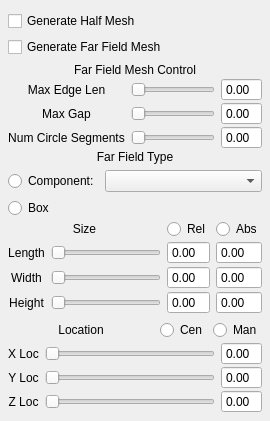
     <widget class="QWidget" name="widget_5">
      <attribute name="title">
       <string>Domain</string>
      </attribute>
      <layout class="QGridLayout" name="gridLayout_19">
       <property name="leftMargin">
        <number>8</number>
       </property>
       <property name="rightMargin">
        <number>8</number>
       </property>
       <property name="bottomMargin">
        <number>8</number>
       </property>
       <item row="0" column="0">
        <widget class="QCheckBox" name="halfMeshButton">
         <property name="text">
          <string>Generate Half Mesh</string>
         </property>
        </widget>
       </item>
       <item row="1" column="0">
        <widget class="QCheckBox" name="farMeshButton">
         <property name="text">
          <string>Generate Far Field Mesh</string>
         </property>
        </widget>
       </item>
       <item row="2" column="0">
        <widget class="QWidget" name="farParametersGroup" native="true">
         <layout class="QGridLayout" name="gridLayout_18">
          <property name="leftMargin">
           <number>0</number>
          </property>
          <property name="topMargin">
           <number>0</number>
          </property>
          <property name="rightMargin">
           <number>0</number>
          </property>
          <property name="bottomMargin">
           <number>0</number>
          </property>
          <property name="verticalSpacing">
           <number>1</number>
          </property>
          <item row="0" column="0" colspan="3">
           <widget class="QLabel" name="sectionHeader_12">
            <property name="text">
             <string>Far Field Mesh Control</string>
            </property>
            <property name="alignment">
             <set>Qt::AlignCenter</set>
            </property>
           </widget>
          </item>
          <item row="1" column="0">
           <widget class="QLabel" name="label_26">
            <property name="text">
             <string>Max Edge Len</string>
            </property>
            <property name="alignment">
             <set>Qt::AlignCenter</set>
            </property>
           </widget>
          </item>
          <item row="1" column="1">
           <widget class="DoubleSlider" name="farEdgeSizeSlider">
            <property name="orientation">
             <enum>Qt::Horizontal</enum>
            </property>
           </widget>
          </item>
          <item row="1" column="2">
           <widget class="QDoubleSpinBox" name="farEdgeSizeInput">
            <property name="buttonSymbols">
             <enum>QAbstractSpinBox::NoButtons</enum>
            </property>
           </widget>
          </item>
          <item row="2" column="0">
           <widget class="QLabel" name="label_27">
            <property name="text">
             <string>Max Gap</string>
            </property>
            <property name="alignment">
             <set>Qt::AlignCenter</set>
            </property>
           </widget>
          </item>
          <item row="2" column="1">
           <widget class="DoubleSlider" name="farGapSizeSlider">
            <property name="orientation">
             <enum>Qt::Horizontal</enum>
            </property>
           </widget>
          </item>
          <item row="2" column="2">
           <widget class="QDoubleSpinBox" name="farGapSizeInput">
            <property name="buttonSymbols">
             <enum>QAbstractSpinBox::NoButtons</enum>
            </property>
           </widget>
          </item>
          <item row="3" column="0">
           <widget class="QLabel" name="label_28">
            <property name="text">
             <string>Num Circle Segments</string>
            </property>
            <property name="alignment">
             <set>Qt::AlignCenter</set>
            </property>
           </widget>
          </item>
          <item row="3" column="1">
           <widget class="DoubleSlider" name="farCircSegmentSlider">
            <property name="orientation">
             <enum>Qt::Horizontal</enum>
            </property>
           </widget>
          </item>
          <item row="3" column="2">
           <widget class="QDoubleSpinBox" name="farCircSegmentInput">
            <property name="buttonSymbols">
             <enum>QAbstractSpinBox::NoButtons</enum>
            </property>
           </widget>
          </item>
          <item row="4" column="0" colspan="3">
           <widget class="QWidget" name="farTypeGroup" native="true">
            <layout class="QGridLayout" name="gridLayout_16">
             <property name="leftMargin">
              <number>0</number>
             </property>
             <property name="topMargin">
              <number>0</number>
             </property>
             <property name="rightMargin">
              <number>0</number>
             </property>
             <property name="bottomMargin">
              <number>0</number>
             </property>
             <item row="0" column="0" colspan="2">
              <widget class="QLabel" name="sectionHeader_13">
               <property name="text">
                <string>Far Field Type</string>
               </property>
               <property name="alignment">
                <set>Qt::AlignCenter</set>
               </property>
              </widget>
             </item>
             <item row="1" column="0">
              <widget class="QRadioButton" name="farComponentGenButton">
               <property name="text">
                <string>Component:</string>
               </property>
              </widget>
             </item>
             <item row="1" column="1">
              <widget class="QWidget" name="farCompGroup" native="true">
               <layout class="QGridLayout" name="gridLayout_15">
                <property name="leftMargin">
                 <number>0</number>
                </property>
                <property name="topMargin">
                 <number>0</number>
                </property>
                <property name="rightMargin">
                 <number>0</number>
                </property>
                <property name="bottomMargin">
                 <number>0</number>
                </property>
                <item row="0" column="0">
                 <widget class="QComboBox" name="farCompChoice">
                  <property name="sizePolicy">
                   <sizepolicy hsizetype="Expanding" vsizetype="Fixed">
                    <horstretch>0</horstretch>
                    <verstretch>0</verstretch>
                   </sizepolicy>
                  </property>
                 </widget>
                </item>
               </layout>
              </widget>
             </item>
             <item row="2" column="0">
              <widget class="QRadioButton" name="farBoxGenButton">
               <property name="text">
                <string>Box</string>
               </property>
              </widget>
             </item>
            </layout>
           </widget>
          </item>
          <item row="5" column="0" colspan="3">
           <widget class="QWidget" name="farBoxGroup" native="true">
            <layout class="QGridLayout" name="gridLayout_17">
             <property name="leftMargin">
              <number>0</number>
             </property>
             <property name="topMargin">
              <number>0</number>
             </property>
             <property name="rightMargin">
              <number>0</number>
             </property>
             <property name="bottomMargin">
              <number>0</number>
             </property>
             <item row="0" column="0">
              <widget class="QWidget" name="farScaleGroup" native="true">
               <layout class="QGridLayout" name="gridLayout_12">
                <property name="leftMargin">
                 <number>0</number>
                </property>
                <property name="topMargin">
                 <number>0</number>
                </property>
                <property name="rightMargin">
                 <number>0</number>
                </property>
                <property name="bottomMargin">
                 <number>0</number>
                </property>
                <property name="verticalSpacing">
                 <number>2</number>
                </property>
                <item row="0" column="0" colspan="2">
                 <widget class="QLabel" name="sectionHeader_14">
                  <property name="text">
                   <string>Size</string>
                  </property>
                  <property name="alignment">
                   <set>Qt::AlignCenter</set>
                  </property>
                 </widget>
                </item>
                <item row="1" column="0">
                 <widget class="QLabel" name="label_31">
                  <property name="text">
                   <string>Length</string>
                  </property>
                  <property name="alignment">
                   <set>Qt::AlignCenter</set>
                  </property>
                 </widget>
                </item>
                <item row="1" column="1">
                 <widget class="DoubleSlider" name="farXScaleSlider">
                  <property name="orientation">
                   <enum>Qt::Horizontal</enum>
                  </property>
                 </widget>
                </item>
                <item row="1" column="2">
                 <widget class="QDoubleSpinBox" name="farXScaleInput">
                  <property name="buttonSymbols">
                   <enum>QAbstractSpinBox::NoButtons</enum>
                  </property>
                 </widget>
                </item>
                <item row="1" column="3">
                 <widget class="QDoubleSpinBox" name="farXScaleAbsInput">
                  <property name="buttonSymbols">
                   <enum>QAbstractSpinBox::NoButtons</enum>
                  </property>
                 </widget>
                </item>
                <item row="2" column="0">
                 <widget class="QLabel" name="label_32">
                  <property name="text">
                   <string>Width</string>
                  </property>
                  <property name="alignment">
                   <set>Qt::AlignCenter</set>
                  </property>
                 </widget>
                </item>
                <item row="2" column="1">
                 <widget class="DoubleSlider" name="farYScaleSlider">
                  <property name="orientation">
                   <enum>Qt::Horizontal</enum>
                  </property>
                 </widget>
                </item>
                <item row="2" column="2">
                 <widget class="QDoubleSpinBox" name="farYScaleInput">
                  <property name="buttonSymbols">
                   <enum>QAbstractSpinBox::NoButtons</enum>
                  </property>
                 </widget>
                </item>
                <item row="2" column="3">
                 <widget class="QDoubleSpinBox" name="farYScaleAbsInput">
                  <property name="buttonSymbols">
                   <enum>QAbstractSpinBox::NoButtons</enum>
                  </property>
                 </widget>
                </item>
                <item row="3" column="0">
                 <widget class="QLabel" name="label_33">
                  <property name="text">
                   <string>Height</string>
                  </property>
                  <property name="alignment">
                   <set>Qt::AlignCenter</set>
                  </property>
                 </widget>
                </item>
                <item row="3" column="1">
                 <widget class="DoubleSlider" name="farZScaleSlider">
                  <property name="orientation">
                   <enum>Qt::Horizontal</enum>
                  </property>
                 </widget>
                </item>
                <item row="3" column="2">
                 <widget class="QDoubleSpinBox" name="farZScaleInput">
                  <property name="buttonSymbols">
                   <enum>QAbstractSpinBox::NoButtons</enum>
                  </property>
                 </widget>
                </item>
                <item row="3" column="3">
                 <widget class="QDoubleSpinBox" name="farZScaleAbsInput">
                  <property name="buttonSymbols">
                   <enum>QAbstractSpinBox::NoButtons</enum>
                  </property>
                 </widget>
                </item>
                <item row="0" column="2">
                 <widget class="QRadioButton" name="farRelSizeButton">
                  <property name="text">
                   <string>Rel</string>
                  </property>
                 </widget>
                </item>
                <item row="0" column="3">
                 <widget class="QRadioButton" name="farAbsSizeButton">
                  <property name="text">
                   <string>Abs</string>
                  </property>
                 </widget>
                </item>
               </layout>
              </widget>
             </item>
             <item row="1" column="0">
              <widget class="QWidget" name="farLocationGroup" native="true">
               <layout class="QGridLayout" name="gridLayout_14">
                <property name="leftMargin">
                 <number>0</number>
                </property>
                <property name="topMargin">
                 <number>0</number>
                </property>
                <property name="rightMargin">
                 <number>0</number>
                </property>
                <property name="bottomMargin">
                 <number>0</number>
                </property>
                <property name="verticalSpacing">
                 <number>2</number>
                </property>
                <item row="1" column="0" colspan="3">
                 <widget class="QWidget" name="farXYZLocationGroup" native="true">
                  <layout class="QGridLayout" name="gridLayout_13">
                   <property name="leftMargin">
                    <number>0</number>
                   </property>
                   <property name="topMargin">
                    <number>0</number>
                   </property>
                   <property name="rightMargin">
                    <number>0</number>
                   </property>
                   <property name="bottomMargin">
                    <number>0</number>
                   </property>
                   <property name="verticalSpacing">
                    <number>1</number>
                   </property>
                   <item row="1" column="1">
                    <widget class="DoubleSlider" name="farYLocSlider">
                     <property name="orientation">
                      <enum>Qt::Horizontal</enum>
                     </property>
                    </widget>
                   </item>
                   <item row="2" column="1">
                    <widget class="DoubleSlider" name="farZLocSlider">
                     <property name="orientation">
                      <enum>Qt::Horizontal</enum>
                     </property>
                    </widget>
                   </item>
                   <item row="0" column="1">
                    <widget class="DoubleSlider" name="farXLocSlider">
                     <property name="orientation">
                      <enum>Qt::Horizontal</enum>
                     </property>
                    </widget>
                   </item>
                   <item row="1" column="2">
                    <widget class="QDoubleSpinBox" name="farYLocInput">
                     <property name="buttonSymbols">
                      <enum>QAbstractSpinBox::NoButtons</enum>
                     </property>
                    </widget>
                   </item>
                   <item row="1" column="0">
                    <widget class="QLabel" name="label_36">
                     <property name="text">
                      <string>Y Loc</string>
                     </property>
                     <property name="alignment">
                      <set>Qt::AlignCenter</set>
                     </property>
                    </widget>
                   </item>
                   <item row="0" column="0">
                    <widget class="QLabel" name="label_35">
                     <property name="text">
                      <string>X Loc</string>
                     </property>
                     <property name="alignment">
                      <set>Qt::AlignCenter</set>
                     </property>
                    </widget>
                   </item>
                   <item row="2" column="0">
                    <widget class="QLabel" name="label_37">
                     <property name="text">
                      <string>Z Loc</string>
                     </property>
                     <property name="alignment">
                      <set>Qt::AlignCenter</set>
                     </property>
                    </widget>
                   </item>
                   <item row="0" column="2">
                    <widget class="QDoubleSpinBox" name="farXLocInput">
                     <property name="buttonSymbols">
                      <enum>QAbstractSpinBox::NoButtons</enum>
                     </property>
                    </widget>
                   </item>
                   <item row="2" column="2">
                    <widget class="QDoubleSpinBox" name="farZLocInput">
                     <property name="buttonSymbols">
                      <enum>QAbstractSpinBox::NoButtons</enum>
                     </property>
                    </widget>
                   </item>
                  </layout>
                 </widget>
                </item>
                <item row="0" column="0">
                 <widget class="QLabel" name="sectionHeader_15">
                  <property name="sizePolicy">
                   <sizepolicy hsizetype="Expanding" vsizetype="Preferred">
                    <horstretch>0</horstretch>
                    <verstretch>0</verstretch>
                   </sizepolicy>
                  </property>
                  <property name="text">
                   <string>Location</string>
                  </property>
                  <property name="alignment">
                   <set>Qt::AlignCenter</set>
                  </property>
                 </widget>
                </item>
                <item row="0" column="1">
                 <widget class="QRadioButton" name="farCenLocButton">
                  <property name="text">
                   <string>Cen</string>
                  </property>
                 </widget>
                </item>
                <item row="0" column="2">
                 <widget class="QRadioButton" name="farManLocButton">
                  <property name="text">
                   <string>Man</string>
                  </property>
                 </widget>
                </item>
               </layout>
               <zorder>sectionHeader_15</zorder>
               <zorder>farCenLocButton</zorder>
               <zorder>farManLocButton</zorder>
               <zorder>farXYZLocationGroup</zorder>
              </widget>
             </item>
            </layout>
           </widget>
          </item>
         </layout>
        </widget>
       </item>
      </layout>
     </widget>
